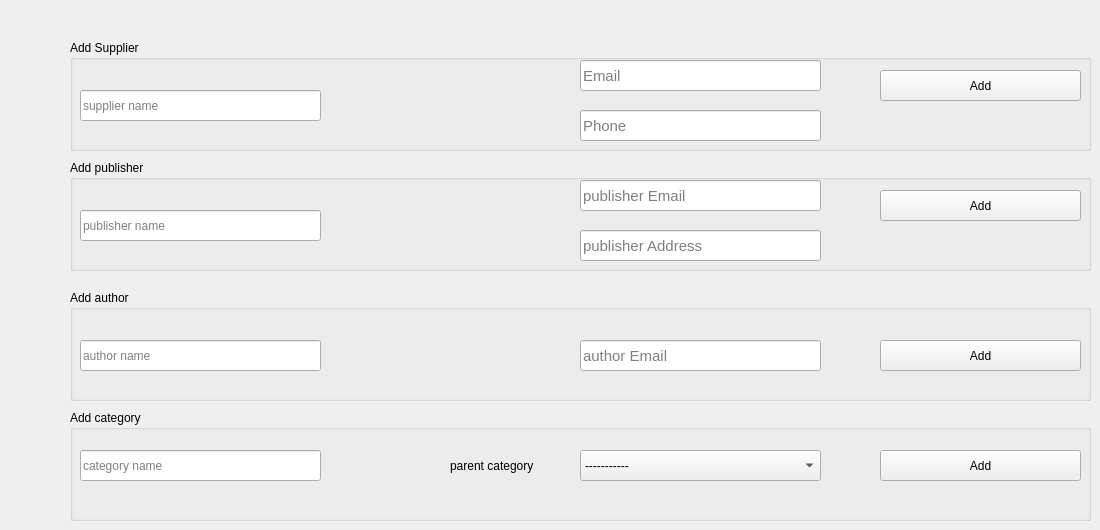
      <widget class="QWidget" name="tab_14">
       <property name="styleSheet">
        <string notr="true">font: 11pt &quot;MS Shell Dlg 2&quot;;</string>
       </property>
       <attribute name="title">
        <string>Add Data</string>
       </attribute>
       <widget class="QGroupBox" name="groupBox_2">
        <property name="geometry">
         <rect>
          <x>70</x>
          <y>160</y>
          <width>1021</width>
          <height>111</height>
         </rect>
        </property>
        <property name="title">
         <string>Add publisher</string>
        </property>
        <widget class="QLineEdit" name="lineEdit_24">
         <property name="geometry">
          <rect>
           <x>10</x>
           <y>50</y>
           <width>241</width>
           <height>31</height>
          </rect>
         </property>
         <property name="placeholderText">
          <string>publisher name</string>
         </property>
        </widget>
        <widget class="QLineEdit" name="lineEdit_26">
         <property name="geometry">
          <rect>
           <x>510</x>
           <y>20</y>
           <width>241</width>
           <height>31</height>
          </rect>
         </property>
         <property name="font">
          <font>
           <family>MS Shell Dlg 2</family>
           <pointsize>11</pointsize>
           <weight>50</weight>
           <italic>false</italic>
           <bold>false</bold>
          </font>
         </property>
         <property name="placeholderText">
          <string>publisher Email</string>
         </property>
        </widget>
        <widget class="QPushButton" name="pushButton_20">
         <property name="geometry">
          <rect>
           <x>810</x>
           <y>30</y>
           <width>201</width>
           <height>31</height>
          </rect>
         </property>
         <property name="text">
          <string>Add</string>
         </property>
        </widget>
        <widget class="QLineEdit" name="lineEdit_51">
         <property name="geometry">
          <rect>
           <x>510</x>
           <y>70</y>
           <width>241</width>
           <height>31</height>
          </rect>
         </property>
         <property name="font">
          <font>
           <family>MS Shell Dlg 2</family>
           <pointsize>11</pointsize>
           <weight>50</weight>
           <italic>false</italic>
           <bold>false</bold>
          </font>
         </property>
         <property name="placeholderText">
          <string>publisher Address</string>
         </property>
        </widget>
       </widget>
       <widget class="QGroupBox" name="groupBox_3">
        <property name="geometry">
         <rect>
          <x>70</x>
          <y>290</y>
          <width>1021</width>
          <height>111</height>
         </rect>
        </property>
        <property name="title">
         <string>Add author</string>
        </property>
        <widget class="QLineEdit" name="lineEdit_27">
         <property name="geometry">
          <rect>
           <x>10</x>
           <y>50</y>
           <width>241</width>
           <height>31</height>
          </rect>
         </property>
         <property name="placeholderText">
          <string>author name</string>
         </property>
        </widget>
        <widget class="QLineEdit" name="lineEdit_29">
         <property name="geometry">
          <rect>
           <x>510</x>
           <y>50</y>
           <width>241</width>
           <height>31</height>
          </rect>
         </property>
         <property name="font">
          <font>
           <family>MS Shell Dlg 2</family>
           <pointsize>11</pointsize>
           <weight>50</weight>
           <italic>false</italic>
           <bold>false</bold>
          </font>
         </property>
         <property name="placeholderText">
          <string>author Email</string>
         </property>
        </widget>
        <widget class="QPushButton" name="pushButton_21">
         <property name="geometry">
          <rect>
           <x>810</x>
           <y>50</y>
           <width>201</width>
           <height>31</height>
          </rect>
         </property>
         <property name="text">
          <string>Add</string>
         </property>
        </widget>
       </widget>
       <widget class="QGroupBox" name="groupBox_4">
        <property name="geometry">
         <rect>
          <x>70</x>
          <y>410</y>
          <width>1021</width>
          <height>111</height>
         </rect>
        </property>
        <property name="title">
         <string>Add category</string>
        </property>
        <widget class="QLineEdit" name="lineEdit_28">
         <property name="geometry">
          <rect>
           <x>10</x>
           <y>40</y>
           <width>241</width>
           <height>31</height>
          </rect>
         </property>
         <property name="placeholderText">
          <string>category name</string>
         </property>
        </widget>
        <widget class="QPushButton" name="pushButton_22">
         <property name="geometry">
          <rect>
           <x>810</x>
           <y>40</y>
           <width>201</width>
           <height>31</height>
          </rect>
         </property>
         <property name="text">
          <string>Add</string>
         </property>
        </widget>
        <widget class="QComboBox" name="comboBox_13">
         <property name="geometry">
          <rect>
           <x>510</x>
           <y>40</y>
           <width>241</width>
           <height>31</height>
          </rect>
         </property>
         <item>
          <property name="text">
           <string>-----------</string>
          </property>
         </item>
        </widget>
        <widget class="QLabel" name="label_24">
         <property name="geometry">
          <rect>
           <x>380</x>
           <y>40</y>
           <width>131</width>
           <height>31</height>
          </rect>
         </property>
         <property name="text">
          <string>parent category</string>
         </property>
        </widget>
       </widget>
       <widget class="QGroupBox" name="groupBox_7">
        <property name="geometry">
         <rect>
          <x>70</x>
          <y>40</y>
          <width>1021</width>
          <height>111</height>
         </rect>
        </property>
        <property name="title">
         <string>Add Supplier</string>
        </property>
        <widget class="QLineEdit" name="lineEdit_32">
         <property name="geometry">
          <rect>
           <x>10</x>
           <y>50</y>
           <width>241</width>
           <height>31</height>
          </rect>
         </property>
         <property name="placeholderText">
          <string>supplier name</string>
         </property>
        </widget>
        <widget class="QPushButton" name="pushButton_23">
         <property name="geometry">
          <rect>
           <x>810</x>
           <y>30</y>
           <width>201</width>
           <height>31</height>
          </rect>
         </property>
         <property name="text">
          <string>Add</string>
         </property>
        </widget>
        <widget class="QLineEdit" name="lineEdit_33">
         <property name="geometry">
          <rect>
           <x>510</x>
           <y>20</y>
           <width>241</width>
           <height>31</height>
          </rect>
         </property>
         <property name="font">
          <font>
           <family>MS Shell Dlg 2</family>
           <pointsize>11</pointsize>
           <weight>50</weight>
           <italic>false</italic>
           <bold>false</bold>
          </font>
         </property>
         <property name="placeholderText">
          <string>Email</string>
         </property>
        </widget>
        <widget class="QLineEdit" name="lineEdit_48">
         <property name="geometry">
          <rect>
           <x>510</x>
           <y>70</y>
           <width>241</width>
           <height>31</height>
          </rect>
         </property>
         <property name="font">
          <font>
           <family>MS Shell Dlg 2</family>
           <pointsize>11</pointsize>
           <weight>50</weight>
           <italic>false</italic>
           <bold>false</bold>
          </font>
         </property>
         <property name="placeholderText">
          <string>Phone</string>
         </property>
        </widget>
       </widget>
      </widget>
